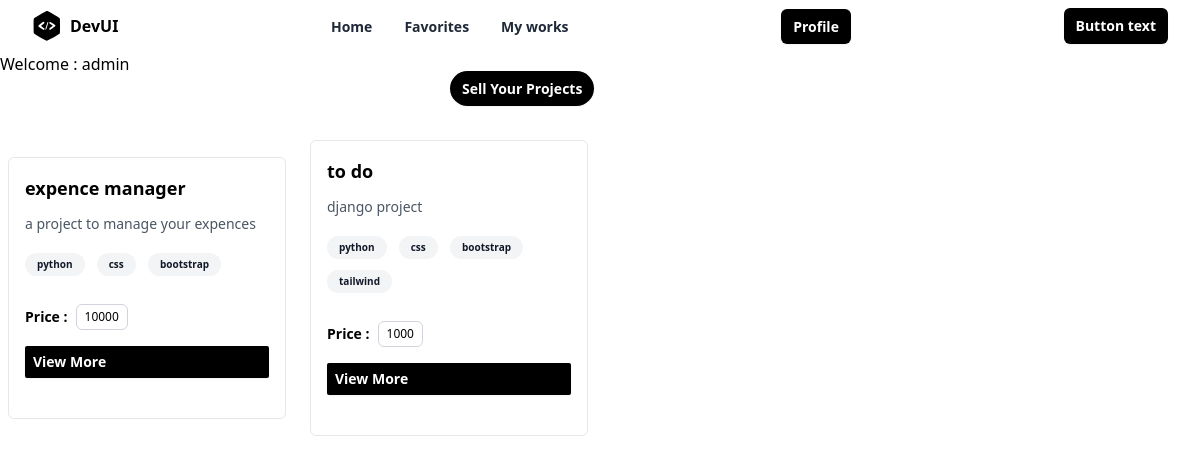
Screenshot of /index (signed in) with the database file from the repository.
### store/models.py (models this page shows, shortened)
class Project(models.Model):
    title=models.CharField(max_length=200)
    description=models.TextField()
    tag_objects=models.ManyToManyField(Tag)
    owner=models.ForeignKey(User,on_delete=models.CASCADE,related_name="projects")
    thumbnail=EmbedVideoField()
    price=models.PositiveIntegerField()
    files=models.FileField(upload_to="projects",null=True)
    created_date=models.DateTimeField(auto_now_add=True)
    updated_date=models.DateTimeField(auto_now=True)
    is_active=models.BooleanField(default=True)

class Tag(models.Model):
    title=models.CharField(max_length=200,unique=True)
    created_date=models.DateTimeField(auto_now_add=True)
    updated_date=models.DateTimeField(auto_now=True)
    is_active=models.BooleanField(default=True)
    def __str__(self) -> str:
        return self.title

### store/views.py (the view)
# urls.py: path('index', views.IndexView.as_view(),name="index"),
class IndexView(View):
    template_name="store/index.html"
    def get(self,request,*args,**kwargs):
        qs=Project.objects.all().exclude(owner=request.user)
        return render(request,self.template_name,{"projects":qs})

### store/templates/store/index.html (shortened to what this page needs)
{%extends 'store/base.html'%}
{%load embed_video_tags%}
{%block main_block%}
<h1>Welcome : {{request.user}}</h1>
<div class=" w-1/4 mx-auto">
    <a
    href="{%url 'project-add'%}"
    type="button"
    class="rounded-full bg-black px-3 py-2 text-sm font-semibold text-white shadow-sm hover:bg-black/80 focus-visible:outline focus-visible:outline-2 focus-visible:outline-offset-2 focus-visible:outline-black"
  >
    Sell Your Projects
</a>
</div>
<div class="mx-auto grid w-full max-w-7xl items-center space-y-4 px-2 py-10 md:grid-cols-2 md:gap-6 md:space-y-0 lg:grid-cols-4">
  {%for p in projects%}
  <div class="rounded-md border">
     <div class="p-4">
      <h1 class="inline-flex items-center text-lg font-semibold">
        {{p.title}}
      </h1>
      <p class="mt-3 text-sm text-gray-600">
        {{p.description}}
      </p>
      <div class="mt-4">
        {%for t in p.tag_objects.all%}
        <span class="mb-2 mr-2 inline-block rounded-full bg-gray-100 px-3 py-1 text-[10px] font-semibold text-gray-900">
          {{t}}
        </span>
        {%endfor%}
      </div>
      <div class="mt-5 flex items-center space-x-2">
        <span class="block text-sm font-semibold">Price : </span>
        <span class="block cursor-pointer rounded-md border border-gray-300 p-1 px-2 text-xs font-medium">
          {{p.price}}
        </span>
      </div>
      <a
      href="{%url 'project-detail' p.id%}"
        type="button"
        class="mt-4 w-full block rounded-sm bg-black px-2 py-1.5 text-sm font-semibold text-white shadow-sm hover:bg-black/80 focus-visible:outline focus-visible:outline-2 focus-visible:outline-offset-2 focus-visible:outline-black"
      >
        View More
      </a>
    </div>
  </div>
  {%endfor%}
</div>
{%endblock%}

### rows the page displays
Project: title "expence manager", description "a project to manage your expences", price "10000"
Tag: title "python"
Tag: title "css"
Tag: title "bootstrap"
Project: title "to do", description "django project", price "1000"
Tag: title "tailwind"

### other values shown
{{ request.user }} "admin"
